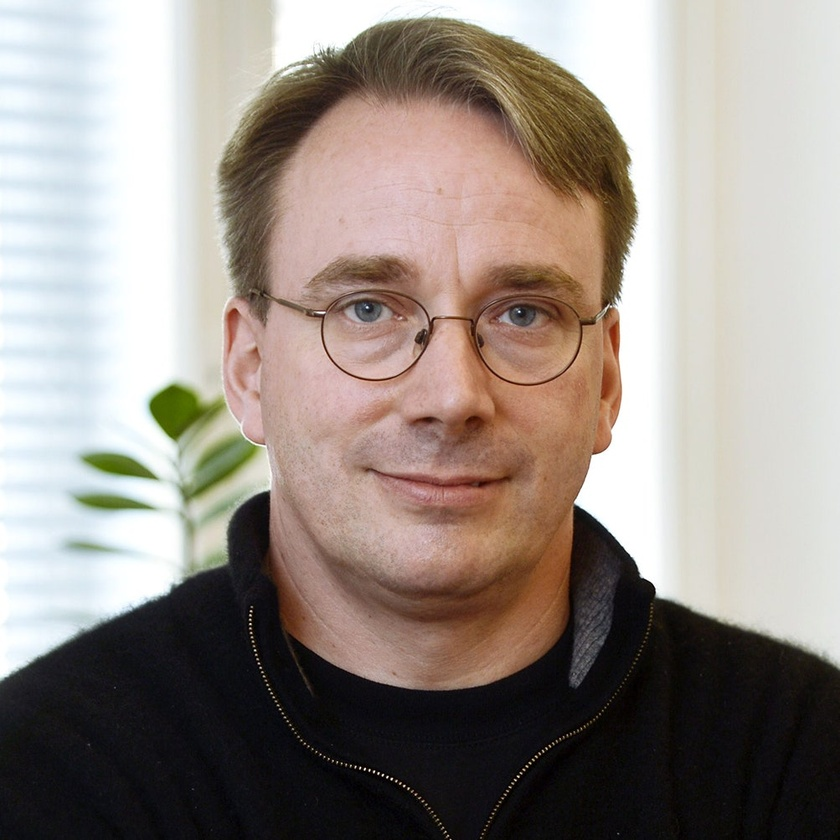
#> input picture face_detection/linus.jpg, 840 x 840 px, shrunk from 1003 x 1003 before the run, found by its file name
$ jupyter execute practice.ipynb
#> lines starting #> are read from the running program, lines starting #| are printed output that depends on the picture; after the words box and inside, x2 and y2 are one past the last pixel; in counts of white or black regions, pixels touching at a corner belong together
[cell 1]
import numpy as np
import cv2
import matplotlib.pyplot as plt
from typing import Optional, Tuple

[cell 2]
def plott(
    img1: np.ndarray,
    img2: Optional[np.ndarray] = None,
    title1: str = "",
    title2: str = "",
    scale: float = 1
) -> None:

    # img1 only
    if img2 is None:
        plt.figure(figsize=(10*scale, 10*scale))
        if len(img1.shape) == 3:
            plt.imshow(img1[:, :, ::-1])
            plt.title(title1)
        else:
            plt.imshow(img1, cmap="gray")
            plt.title(title1)

    # img1 & img2 both
    else:
        plt.figure(figsize=(20*scale, 20*scale))
        if len(img1.shape) == 3:
            plt.subplot(121)
            plt.imshow(img1[:, :, ::-1])
            plt.title(title1)
        else:
            plt.subplot(121)
            plt.imshow(img1, cmap="gray")
            plt.title(title1)
        if len(img2.shape) == 3:
            plt.subplot(122)
            plt.imshow(img2[:, :, ::-1])
            plt.title(title2)
        else:
            plt.subplot(122)
            plt.imshow(img2, cmap="gray")
            plt.title(title2)

[cell 3]
Mat = np.ndarray
img: Mat = cv2.imread('linus.jpg')
#> img is the input picture: shape (840, 840, 3); mean B, G, R 134.6, 141.5, 151.2
gray: Mat = cv2.cvtColor(img, cv2.COLOR_BGR2GRAY)
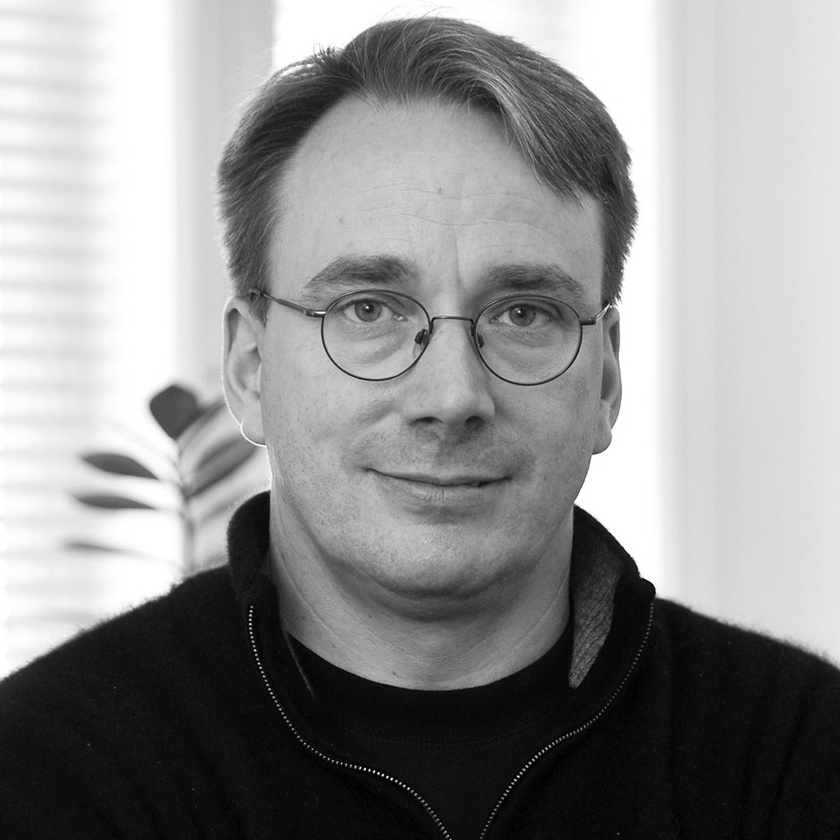
#> gray: shape (840, 840); min 0, max 255, mean 143.7
blank: Mat = np.zeros(img.shape[:2], np.uint8)
mask: Mat = cv2.circle(blank, (img.shape[1]//2, img.shape[0]//2), 200, 255, -1)
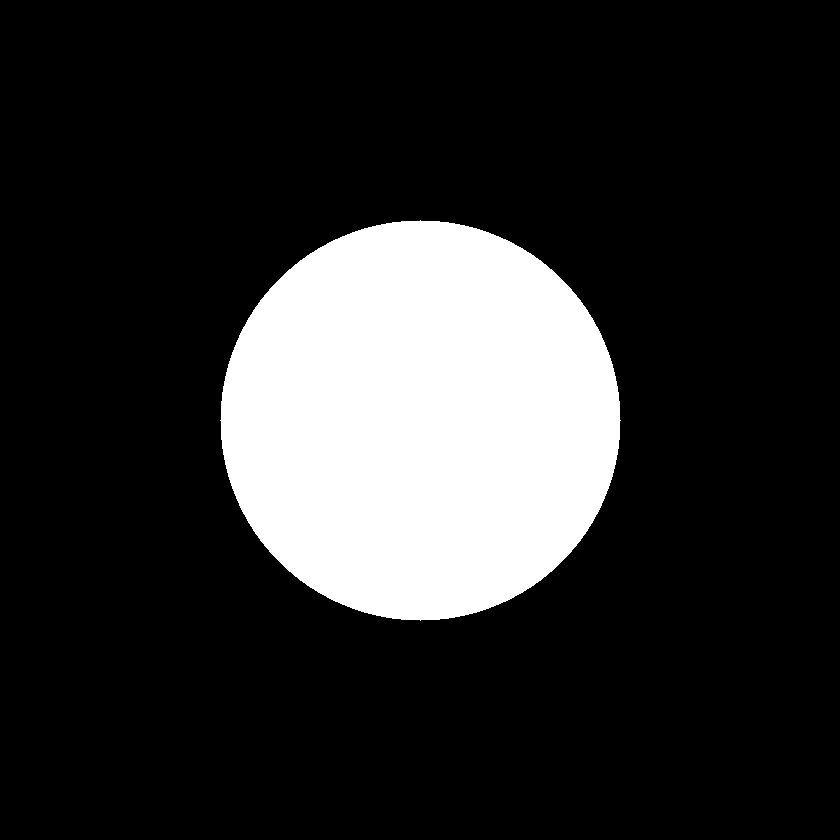
#> blank: shape (840, 840); 17.8% white; 1 white region, box (x1, y1, x2, y2) and area: (220, 220, 621, 621) 125629
colors: Tuple[str, str, str] = ('b', 'g', 'r')
plt.title('Grayscale Histogram')
plt.xlabel('Bins')
plt.ylabel('# of pixels')
i: int; col: str
for i, col in enumerate(colors):
    hist = cv2.calcHist([img], [i], None, [256], [0, 256])
    plt.plot(hist, color=col)
    plt.xlim([0, 256])
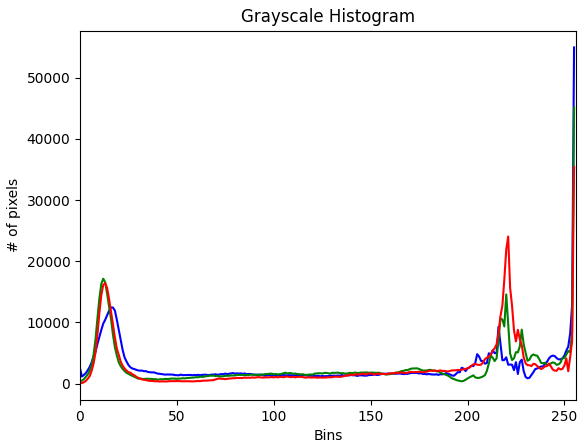
#> figure drawn by matplotlib, 1 panel; curve peaks at x = 255, y = 54960; curve peaks at x = 255, y = 45166; curve peaks at x = 255, y = 35403

[cell 4]
plott(cv2.bitwise_and(gray, gray, mask=mask))
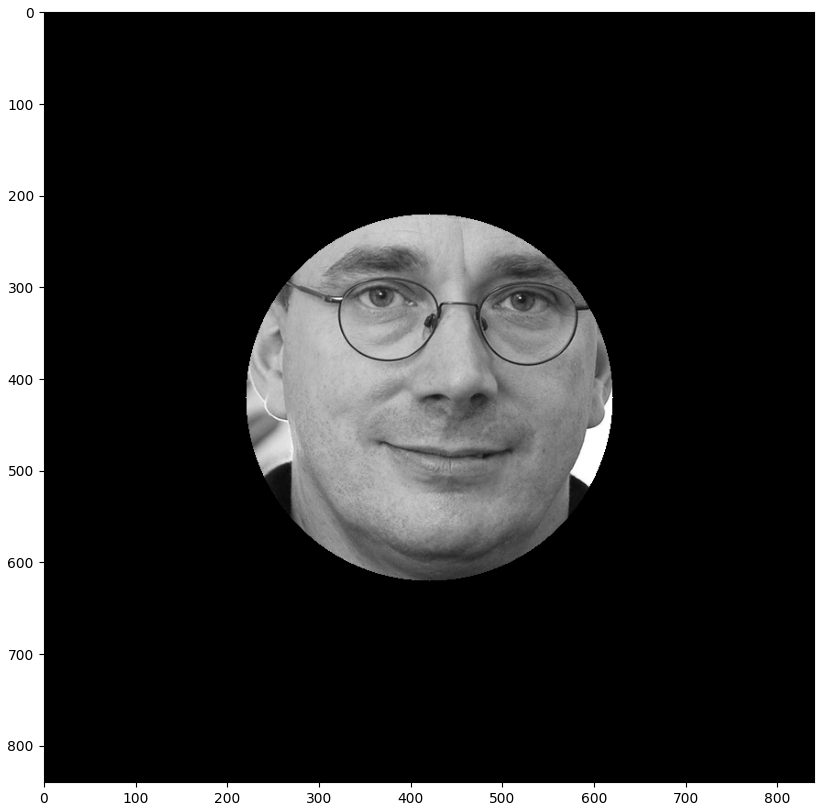
#> figure drawn by matplotlib, 1 panel

[cell 5]
img = np.ones((0, 5), np.uint8)
for i in range(5):
    img = np.append(img, np.random.randint(0, 255, (1, 5)), axis=0)
